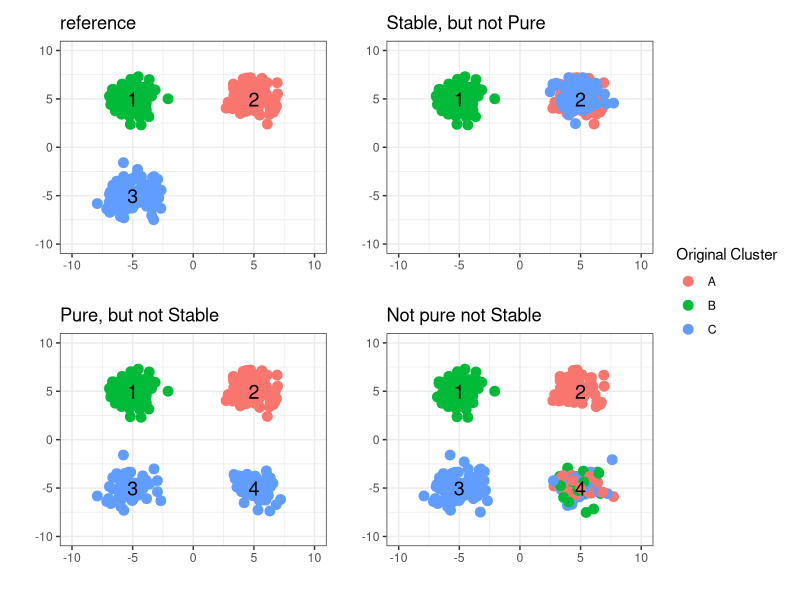
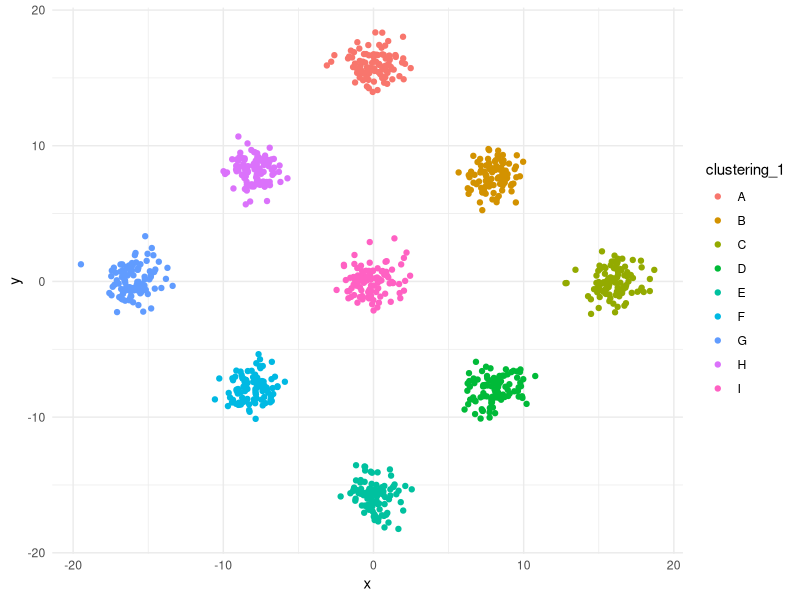

Reproduce these figures in R, in order.
## ---- chunk 1
library(tidyverse)
library(patchwork)
n =100
df <- bind_rows(
    tibble(x= rnorm(n, 5), y=rnorm(n, 5), clustering_1 = 'A'),
    tibble(x= rnorm(n, -5), y=rnorm(n, 5), clustering_1 = 'B'),
    tibble(x= rnorm(n, -5), y=rnorm(n, -5), clustering_1 = 'C')

)

lab_df = tibble(x =c(-5,5, -5, 5), y=c(5, 5, -5, -5), lab = c('1', '2', '3', '4'))


main_clu <- ggplot(df) + 
    geom_point(aes(x=x, y=y, color=clustering_1), size = 3) + 
    geom_text(data =lab_df[1:3,], aes(x=x, y=y, label = lab), size = 5)+
    xlab('')+
    ylab('')+
    ggtitle('reference')+
    theme_minimal()

merge_df <- df
merge_df[merge_df$clustering_1 == 'C',]$x <- rnorm(n, 5)
merge_df[merge_df$clustering_1 == 'C',]$y <- rnorm(n, 5)

merge_clu <- ggplot() + 
    geom_point( data = merge_df, aes(x=x, y=y, color=clustering_1), size = 3) + 
    geom_text(data =lab_df[1:2,], aes(x=x, y=y, label = lab), size = 5)+
    xlab('')+
    ylab('')+
    ggtitle('Stable, but not Pure')+
    theme_minimal()


split_df <- df 
split_df$x[251:300] <- rnorm(50, 5)
split_df$y[251:300] <- rnorm(50, -5)
split_df$clustering_2A <- c(rep('1', 100),rep('2', 100), rep('3', 50), rep('4', 50) )
split_clu <- ggplot(split_df) + 
    geom_point(aes(x=x, y=y, color=clustering_1), size = 3) + 
    geom_text(data =lab_df, aes(x=x, y=y, label = lab), size = 5)+
    xlab('')+
    ylab('')+
    ggtitle('Pure, but not Stable')+
    theme_minimal()


prom_df <-df[c(1:74, 100:174,200:275),  ] %>% 
    mutate(clustering_2B =c(rep('1', 75),rep('2', 75), rep('3', 75) ) )
prom_df <- bind_rows(prom_df, 
                     tibble(x=rnorm(75, 5), y= rnorm(75, -5),
                     clustering_1 = sample(c('A','B','C'), 75,  replace = T), clustering_2B = '4' )
                    )
prom_clu <- ggplot(prom_df) + 
    geom_point(aes(x=x, y=y, color=clustering_1), size = 3) + 
    geom_text(data =lab_df, aes(x=x, y=y, label = lab), size = 5)+
    xlab('')+
    ylab('')+
    ggtitle('Not pure not Stable')+
    theme_minimal()




(main_clu + merge_clu) / ( split_clu | prom_clu) +plot_layout(guides='collect', ) & theme_bw() & 
    #geom_vline(xintercept = 0)& geom_hline(yintercept = 0) & 
    xlim(c(-10, 10)) & ylim(c(-10,10))  & guides(color = guide_legend(title = 'Original Cluster'))


## ---- chunk 2
n=100
r=16
example_df <- bind_rows(
    tibble(x= rnorm(n, 0), y=rnorm(n, r), clustering_1 = 'A'),
    tibble(x= rnorm(n, r/2), y=rnorm(n, r/2), clustering_1 = 'B'),
    tibble(x= rnorm(n, r), y=rnorm(n, 0), clustering_1 = 'C'),
    tibble(x= rnorm(n, r/2), y=rnorm(n, -r/2), clustering_1 = 'D'),
    tibble(x= rnorm(n, 0), y=rnorm(n, -r), clustering_1 = 'E'),
    tibble(x= rnorm(n, -r/2), y=rnorm(n, -r/2), clustering_1 = 'F'),
    tibble(x= rnorm(n, -r), y=rnorm(n, 0), clustering_1 = 'G'),
    tibble(x= rnorm(n, -r/2), y=rnorm(n, r/2), clustering_1 = 'H'),
    tibble(x= rnorm(n, 0), y=rnorm(n, 0), clustering_1 = 'I')
)


ggplot(example_df) + 
    geom_point(aes(x=x, y=y, color = clustering_1)) +
    theme_minimal()

